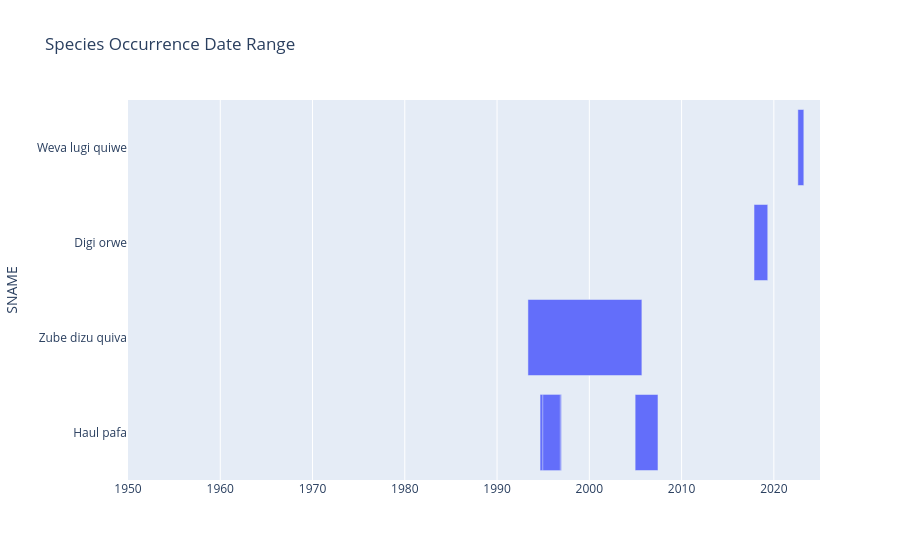

Notebook code cell kept with this figure:
### Code cell
# Plot the date range of CNDBB species occurrences.
species_date_range_plot = plot_cnddb_species_date_range(cnddb_species)

### Figure 1 — Plotly figure (JSON) as saved in the notebook; plotly's stock layout.template omitted (floating-point values rounded to 4 significant figures)
{"data": [{"base": ["2004-12-19T00:00:00.000000000", "1994-09-03T00:00:00.000000000", "1994-08-31T00:00:00.000000000", "1993-05-07T00:00:00.000000000", "2017-11-07T00:00:00.000000000", "1994-12-14T00:00:00.000000000", "2022-08-09T00:00:00.000000000"], "hovertemplate": "ELMDATE=%{base}<br>LASTUPDATE=%{x}<br>SNAME=%{y}<extra></extra>", "legendgroup": "", "marker": {"color": "#636efa", "pattern": {"shape": ""}}, "name": "", "orientation": "h", "showlegend": false, "textposition": "auto", "type": "bar", "x": [78105600000, 68860800000, 72921600000, 389750400000, 47001600000, 60048000000, 20390400000], "xaxis": "x", "y": ["Haul pafa", "Haul pafa", "Haul pafa", "Zube dizu quiva", "Digi orwe", "Haul pafa", "Weva lugi quiwe"], "yaxis": "y"}], "layout": {"barmode": "overlay", "legend": {"tracegroupgap": 0}, "title": {"text": "Species Occurrence Date Range"}, "xaxis": {"anchor": "y", "domain": [0, 1], "range": ["1950-01-01", "2025-01-01"], "type": "date"}, "yaxis": {"anchor": "x", "domain": [0, 1], "title": {"text": "SNAME"}}}}
